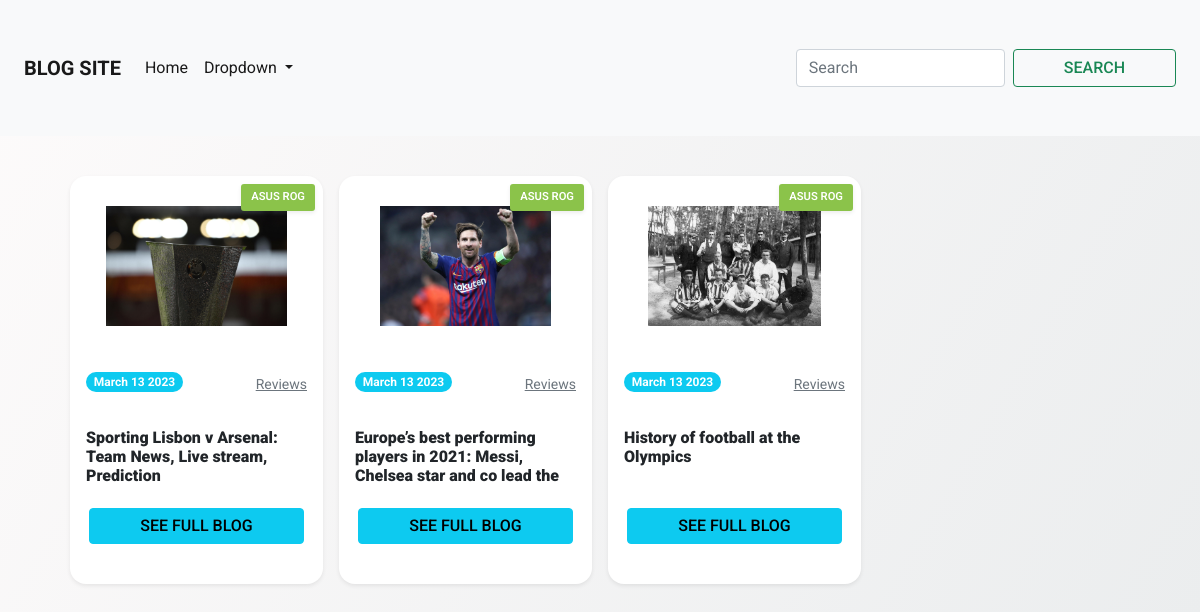
The app's page /, older data.
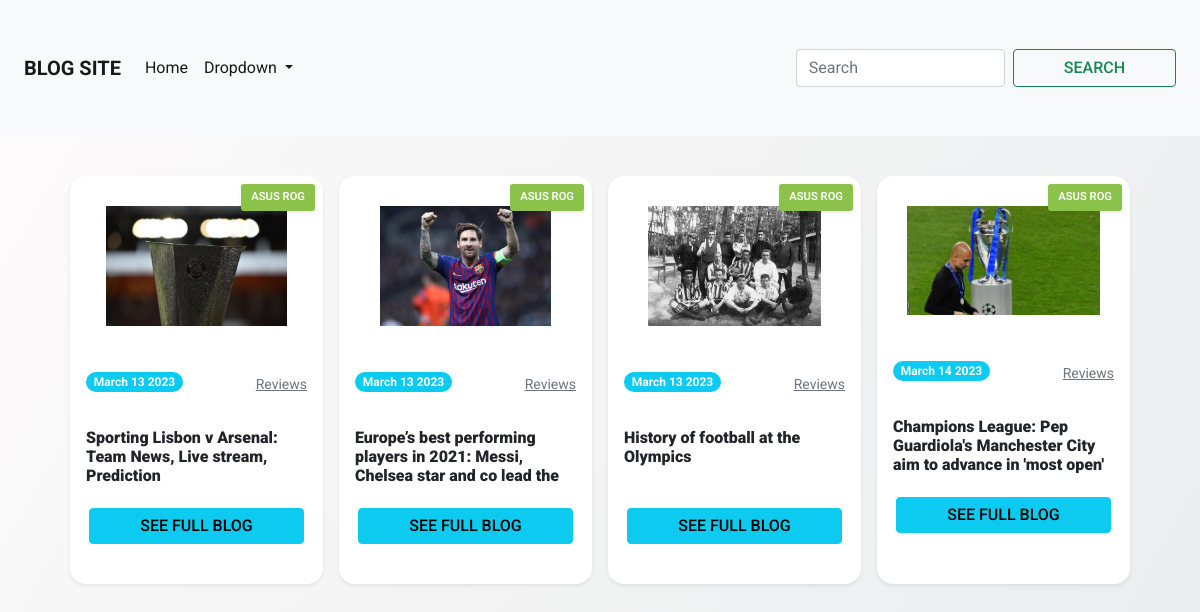
The same page, newer data.
### blogApp/models.py (models this page shows, shortened)
class Blogpost(models.Model):
    title = models.CharField(max_length=200)
    description = models.TextField(blank=True, null=True)
    status = models.CharField(max_length=20, blank=True, null=True)
    image = models.ImageField(upload_to='Blog Image/',
                              default='default/default.png')
    published_date = models.DateTimeField(auto_now_add=True)

### blogApp/views.py (the view)
# urls.py: path('', views.home, name='home'),
def home(request):
    all_blogs = Blogpost.objects.all()
    src = request.GET.get('searchname')
    if src:
        all_blogs = Blogpost.objects.filter(title__icontains=src)
    context = {
        'allBlogs': all_blogs,
        'src':src,
    }
    return render(request, 'home/home.html', context)

### templates/home/home.html (shortened to what this page needs)
{% extends "base/base.html" %}
{% block search %}
{% if src %}
<form class="d-flex" method='GET' role="search">
    <input class="form-control me-2" type="search" value="{{src}}" name='searchname' placeholder="Search"
        aria-label="Search" />
    <button class="btn btn-outline-success" type="submit">Search</button>
</form>
{% else %}
<form class="d-flex" method='GET' role="search">
    <input class="form-control me-2" type="search" name='searchname' placeholder="Search" aria-label="Search" />
    <button class="btn btn-outline-success" type="submit">Search</button>
</form>
{% endif %}
{% endblock search %}
{% block body %}
<div class="container">
    <div class="container-fluid bg-trasparent my-4 p-3" style="position: relative;">
        <div class="row row-cols-1 row-cols-xs-2 row-cols-sm-2 row-cols-lg-4 g-3">
            {% for b in allBlogs %}
            <div class="col">
                <div class="card h-100 shadow-sm"> <img src="{{b.image.url}}" class="card-img-top" alt="...">
                    <div class="label-top shadow-sm">Asus Rog</div>
                    <div class="card-body">
                        <div class="clearfix mb-3">
                            <p class="float-start badge rounded-pill bg-info">{{ b.published_date | date:"F d Y" }} </p>
                            <p class="float-end"><a href="#" class="small text-muted">Reviews</a></p>
                        </div>
                        <h5 class="card-title">{{b.title}}</h5>
                        <div class="text-center my-4"> <a href="{% url 'blogdetails' b.title %}"
                                class="btn btn-info">See Full Blog</a> </div>
                    </div>
                </div>
            </div>
            {% endfor %}
        </div>
    </div>
</div>
{% endblock body %}

Row changes from the older to the newer data that the page shows:
added Blogpost: image (picture), published_date "March 14 2023", title "Champions League: Pep Guardiola's Manchester City aim to advance in 'most open'…"
